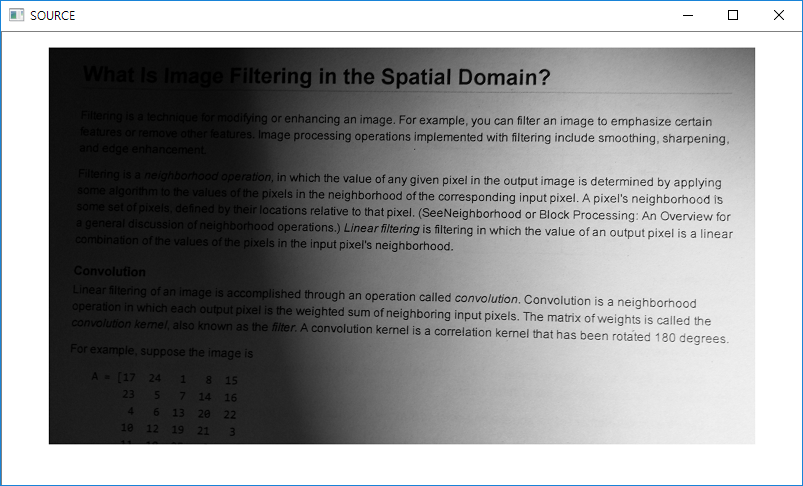
//> input picture img/book2.png, 803 x 486 px
$ ./Assignment_6th_2-1   (built with g++ and OpenCV 4)
//> lines starting //> are read from the running program, lines starting //| are printed output that depends on the picture; after the words box and inside, x2 and y2 are one past the last pixel; in counts of white or black regions, pixels touching at a corner belong together
#include <opencv2/opencv.hpp>
#include <iostream>

using namespace std;
using namespace cv;

int main()
{
	Mat src = imread("/root/computer_vision/img/book2.png", IMREAD_GRAYSCALE);
//> src: 486 rows x 803 cols, CV_8UC1; min 0, max 255, mean 149.1
	Mat src2 = imread("/root/computer_vision/img/rice.bmp", IMREAD_GRAYSCALE);
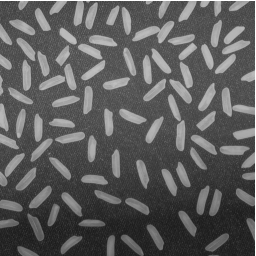
//> input picture img/rice.bmp, 256 x 256 px
//> src2 is the input picture: 256 rows x 256 cols, CV_8UC1; min 27, max 255, mean 92.7
	Mat img, bin1, bin2, bin3;
	Mat img2, bin4, bin5, bin6;

	medianBlur(src, img, 5);
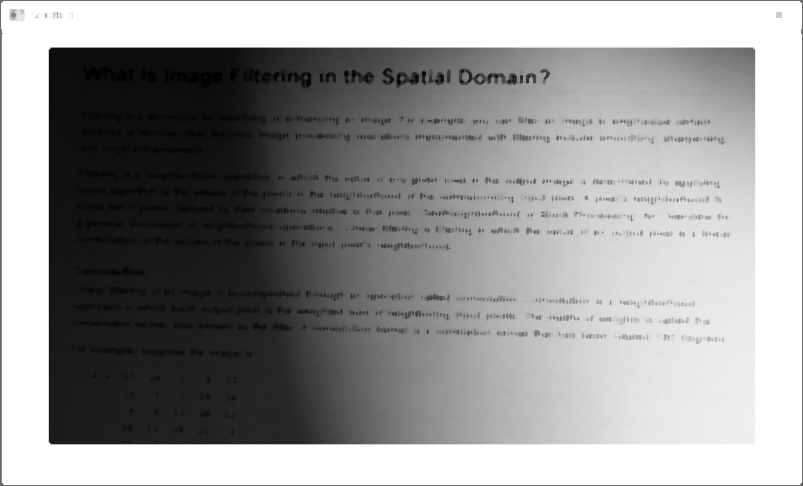
//> img: 486 rows x 803 cols, CV_8UC1; min 0, max 255, mean 151.6

	threshold(img, bin1, 127, 255, THRESH_BINARY);
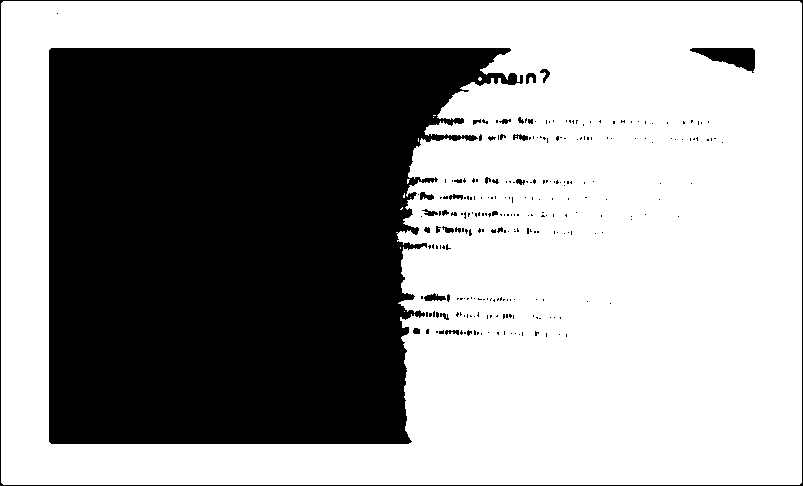
//> bin1: 486 rows x 803 cols, CV_8UC1; 60.8% white; 261 black regions (231 under 20 px), largest, box (x1, y1, x2, y2) and area: (49, 48, 523, 444) 147587, (0, 0, 803, 486) 2586, (690, 48, 755, 73) 896
	adaptiveThreshold(img, bin2, 255, ADAPTIVE_THRESH_MEAN_C, THRESH_BINARY, 11, 2);
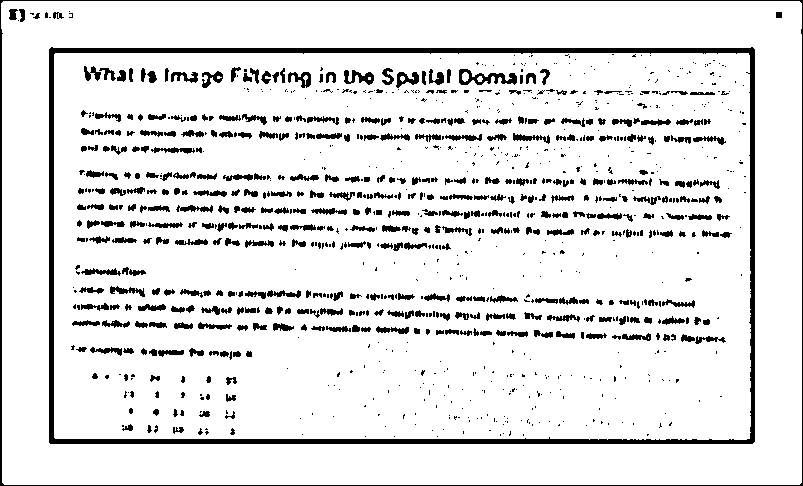
//> bin2: 486 rows x 803 cols, CV_8UC1; 89.4% white; 1030 black regions (608 under 20 px), largest, box (x1, y1, x2, y2) and area: (49, 47, 755, 444) 10771, (0, 0, 803, 486) 3048, (459, 69, 517, 85) 438
	adaptiveThreshold(img, bin3, 255, ADAPTIVE_THRESH_GAUSSIAN_C, THRESH_BINARY, 11, 2);
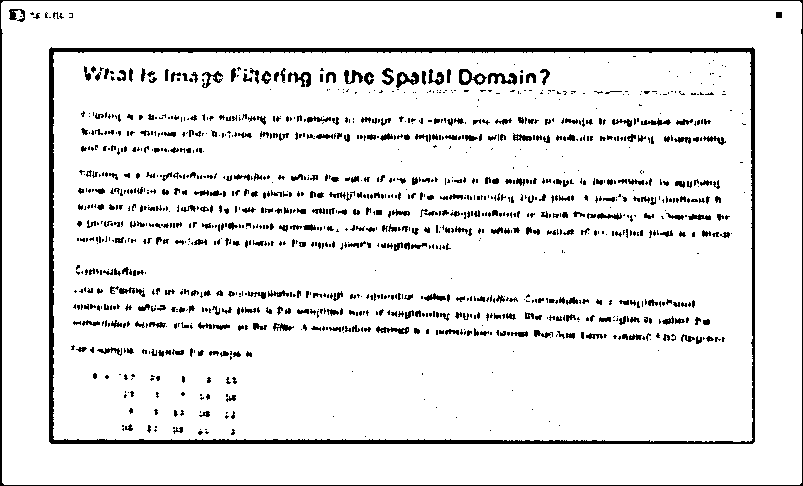
//> bin3: 486 rows x 803 cols, CV_8UC1; 91.6% white; 1224 black regions (830 under 20 px), largest, box (x1, y1, x2, y2) and area: (49, 47, 755, 444) 8667, (0, 0, 803, 486) 3048, (459, 69, 487, 85) 204

	threshold(img2, bin4, 127, 255, THRESH_BINARY);
//> (the run ends here: the program stops with an error, at `adaptiveThreshold(img2, bin5, 255, ADAPTIVE_THRESH_MEAN_C, THRESH_BINA..`)
